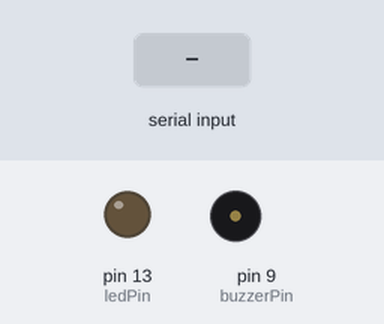
Bench run of a sketch on a simulated Arduino Uno, built with avr-gcc and run on an emulated ATmega328P. Shown: output pins drawn as LEDs (lit = HIGH), buzzer (waves = sounding). Inputs (shaded band) come from the test bench.

Above: at 1.2 s.
1.3 s: "D" received over Serial
At 2.5 s:
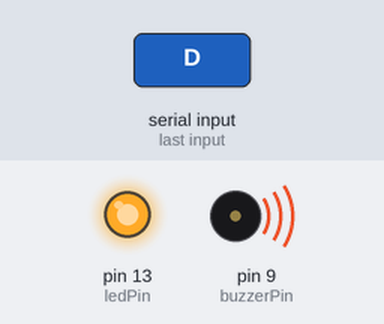
2.8 s: "P" received over Serial
At 3.8 s:
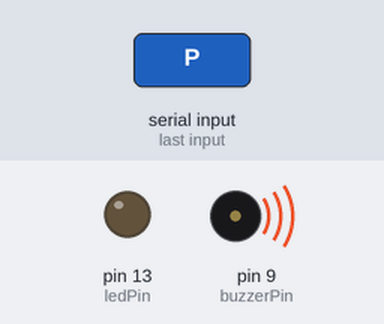
4.3 s: "Y" received over Serial
At 5.0 s:
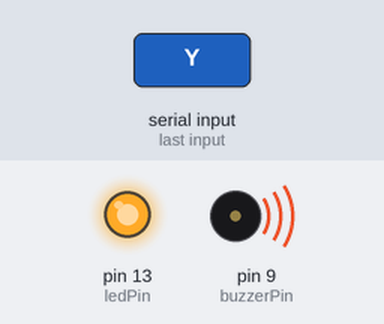
Timing chart, 0 to 7.3 s (numbered marks = the images above; inputs shaded):
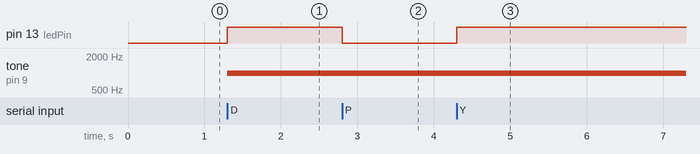

The sketch:

led.ino.ino
```cpp
#include <Wire.h>

const int ledPin = 13;    // LED connected to digital pin 13
const int buzzerPin = 9;  // Buzzer connected to digital pin 9

bool alarmStatus = false;

void setup() {
  pinMode(ledPin, OUTPUT);
  pinMode(buzzerPin, OUTPUT);
  Serial.begin(9600);  // Start serial communication at 9600 bps
}

void loop() {
  if (Serial.available() > 0) {
    char command = Serial.read();
    if (command == 'D') {
      // Drowsiness detected
      digitalWrite(ledPin, HIGH);  // Turn on LED
      tone(buzzerPin, 1000);        // Turn on buzzer
      alarmStatus = true;
    } else if (command == 'N') {
      // No drowsiness
      digitalWrite(ledPin, LOW);   // Turn off LED
      noTone(buzzerPin);            // Turn off buzzer
      alarmStatus = false;
    } else if (command == 'Y') {
      // Yawning detected
      digitalWrite(ledPin, HIGH);  // Turn on LED
      alarmStatus = true;
    } else if (command == 'P') {
      // Not paying attention
      digitalWrite(ledPin, LOW);   // Turn off LED
      tone(buzzerPin, 1000);        // Turn on buzzer
      alarmStatus = true;
    }
  }
}
```

Measured:
- after the input at 1.3 s, pin 13 (ledPin): LOW → HIGH at once; tone on pin 9 (buzzerPin): silent → 1000 Hz at once
- after the input at 2.8 s, pin 13 (ledPin): HIGH → LOW at once
- after the input at 4.3 s, pin 13 (ledPin): LOW → HIGH at once
